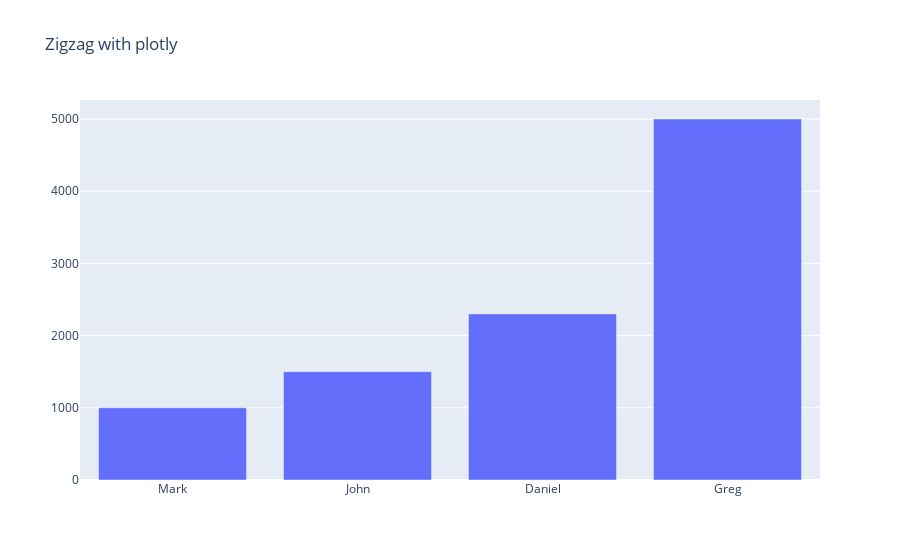

The notebook cell this image was saved under:
### Code cell
salaries = [
    ("Mark", 1000),
    ("John", 1500),
    ("Daniel", 2300),
    ("Greg", 5000)
]
names = list(map(lambda tup:tup[0], salaries))
salary_values = list(map(lambda tup:tup[1], salaries))


data = go.Bar(x=names, y=salary_values)
layout = {
	'title': 'Zigzag with plotly'
}
fig = go.Figure(data, layout)
fig.show()

### Figure 1 — Plotly figure (JSON) as saved in the notebook; plotly's stock layout.template omitted (floating-point values rounded to 4 significant figures)
{"data": [{"type": "bar", "x": ["Mark", "John", "Daniel", "Greg"], "y": [1000, 1500, 2300, 5000]}], "layout": {"autosize": true, "title": {"text": "Zigzag with plotly"}, "xaxis": {"autorange": true, "range": [-0.5, 3.5], "type": "category"}, "yaxis": {"autorange": true, "range": [0, 5263.0], "type": "linear"}}}
